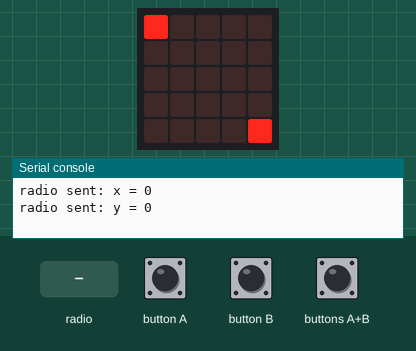
Recording of a program running on a simulated BBC micro:bit (MakeCode). On the bench: the board's 5×5 LED display, the last lines printed to the serial console. The test bench sets the inputs (shaded band). No radio messages arrive unless stated (any console line starting 'radio sent:' is added by the test bench).

Above: at 1.2 s.
1.3 s: buttons A+B pressed for 0.15 s
At 1.9 s:
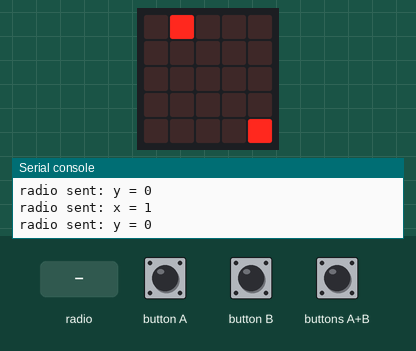
2.9 s: radio message "x=1" arrives
At 3.6 s:
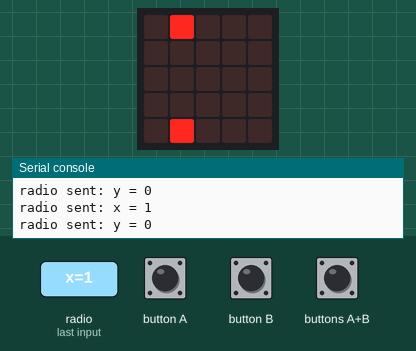
4.4 s: radio message "x=0" arrives
At 4.8 s:
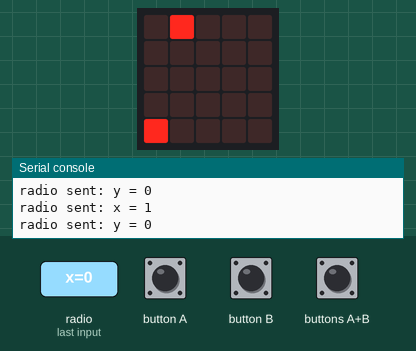
5.9 s: buttons A+B pressed for 1 s
At 7.9 s:
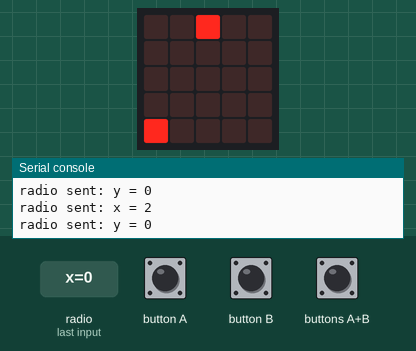
8.4 s: radio message "x=100" arrives
At 9.0 s:
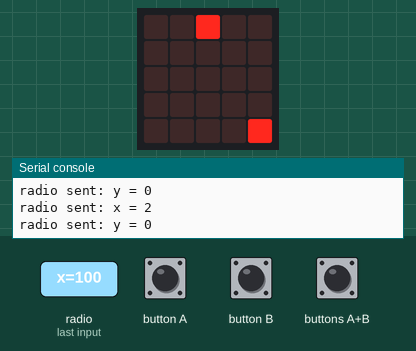
9.9 s: radio message "y=1" arrives
At 11.3 s:
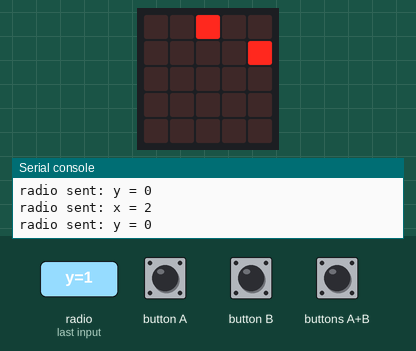
Timing chart, 0 to 12.4 s (numbered marks = the images above; inputs shaded):
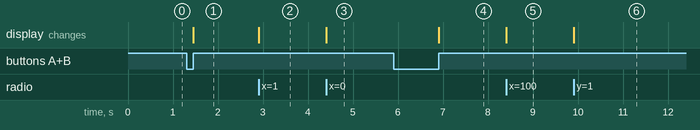

Measured:
- after the input at 1.3 s, the display: changes after 0.15 s (image 1)
- after the input at 2.9 s, the display: changes at once (image 2)
- after the input at 4.4 s, the display: changes at once (image 3)
- after the input at 5.9 s, the display: changes after 1.0 s (image 4)
- after the input at 8.4 s, the display: changes at once (image 5)
- after the input at 9.9 s, the display: changes at once (image 6)

The program:

main.ts
```typescript
input.onButtonPressed(Button.A, function () {
    politie.turn(Direction.Left, 90)
})
input.onButtonPressed(Button.AB, function () {
    politie.move(1)
    radio.sendValue("x", politie.get(LedSpriteProperty.X))
    radio.sendValue("y", politie.get(LedSpriteProperty.Y))
})
input.onButtonPressed(Button.B, function () {
    politie.turn(Direction.Right, 90)
})
radio.onReceivedValue(function (name, value) {
    if (name == "x") {
        x = value
    } else {
        y = value
    }
    boef.delete()
    boef = game.createSprite(x, y)
})
let boef: game.LedSprite = null
let y = 0
let x = 0
let politie: game.LedSprite = null
politie = game.createSprite(0, 0)
radio.setGroup(5)
radio.sendValue("x", politie.get(LedSpriteProperty.X))
radio.sendValue("y", politie.get(LedSpriteProperty.Y))
x = 4
y = 4
boef = game.createSprite(x, y)
basic.forever(function () {

})
```

test.ts
```typescript
// tests gaan hier; deze zal niet worden gecompileerd wanneer dit pakket wordt gebruikt als extensie.
```
